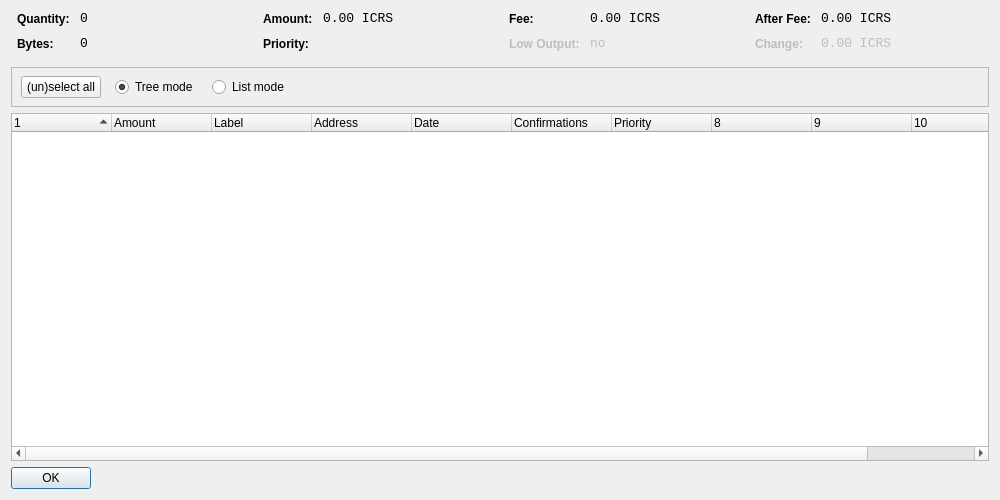
<?xml version="1.0" encoding="UTF-8"?>
<ui version="4.0">
 <class>CoinControlDialog</class>
 <widget class="QDialog" name="CoinControlDialog">
  <property name="geometry">
   <rect>
    <x>0</x>
    <y>0</y>
    <width>1000</width>
    <height>500</height>
   </rect>
  </property>
  <property name="windowTitle">
   <string>Coin Control</string>
  </property>
  <layout class="QVBoxLayout" name="verticalLayout">
   <item>
    <layout class="QHBoxLayout" name="horizontalLayoutTop" stretch="0,0,0,0">
     <property name="topMargin">
      <number>0</number>
     </property>
     <property name="bottomMargin">
      <number>10</number>
     </property>
     <item>
      <layout class="QFormLayout" name="formLayoutCoinControl1">
       <property name="horizontalSpacing">
        <number>10</number>
       </property>
       <property name="verticalSpacing">
        <number>10</number>
       </property>
       <property name="leftMargin">
        <number>6</number>
       </property>
       <property name="rightMargin">
        <number>6</number>
       </property>
       <item row="0" column="0">
        <widget class="QLabel" name="labelCoinControlQuantityText">
         <property name="styleSheet">
          <string notr="true">font-weight:bold;</string>
         </property>
         <property name="text">
          <string>Quantity:</string>
         </property>
        </widget>
       </item>
       <item row="0" column="1">
        <widget class="QLabel" name="labelCoinControlQuantity">
         <property name="font">
          <font>
           <family>Monospace</family>
           <pointsize>10</pointsize>
          </font>
         </property>
         <property name="cursor">
          <cursorShape>IBeamCursor</cursorShape>
         </property>
         <property name="contextMenuPolicy">
          <enum>Qt::ActionsContextMenu</enum>
         </property>
         <property name="text">
          <string notr="true">0</string>
         </property>
         <property name="textInteractionFlags">
          <set>Qt::LinksAccessibleByMouse|Qt::TextSelectableByKeyboard|Qt::TextSelectableByMouse</set>
         </property>
        </widget>
       </item>
       <item row="1" column="0">
        <widget class="QLabel" name="labelCoinControlBytesText">
         <property name="styleSheet">
          <string notr="true">font-weight:bold;</string>
         </property>
         <property name="text">
          <string>Bytes:</string>
         </property>
        </widget>
       </item>
       <item row="1" column="1">
        <widget class="QLabel" name="labelCoinControlBytes">
         <property name="font">
          <font>
           <family>Monospace</family>
           <pointsize>10</pointsize>
          </font>
         </property>
         <property name="cursor">
          <cursorShape>IBeamCursor</cursorShape>
         </property>
         <property name="contextMenuPolicy">
          <enum>Qt::ActionsContextMenu</enum>
         </property>
         <property name="text">
          <string notr="true">0</string>
         </property>
         <property name="textInteractionFlags">
          <set>Qt::LinksAccessibleByMouse|Qt::TextSelectableByKeyboard|Qt::TextSelectableByMouse</set>
         </property>
        </widget>
       </item>
      </layout>
     </item>
     <item>
      <layout class="QFormLayout" name="formLayoutCoinControl2">
       <property name="horizontalSpacing">
        <number>10</number>
       </property>
       <property name="verticalSpacing">
        <number>10</number>
       </property>
       <property name="leftMargin">
        <number>6</number>
       </property>
       <property name="rightMargin">
        <number>6</number>
       </property>
       <item row="0" column="0">
        <widget class="QLabel" name="labelCoinControlAmountText">
         <property name="styleSheet">
          <string notr="true">font-weight:bold;</string>
         </property>
         <property name="text">
          <string>Amount:</string>
         </property>
        </widget>
       </item>
       <item row="0" column="1">
        <widget class="QLabel" name="labelCoinControlAmount">
         <property name="font">
          <font>
           <family>Monospace</family>
           <pointsize>10</pointsize>
          </font>
         </property>
         <property name="cursor">
          <cursorShape>IBeamCursor</cursorShape>
         </property>
         <property name="contextMenuPolicy">
          <enum>Qt::ActionsContextMenu</enum>
         </property>
         <property name="text">
          <string notr="true">0.00 ICRS</string>
         </property>
         <property name="textInteractionFlags">
          <set>Qt::LinksAccessibleByMouse|Qt::TextSelectableByKeyboard|Qt::TextSelectableByMouse</set>
         </property>
        </widget>
       </item>
       <item row="1" column="0">
        <widget class="QLabel" name="labelCoinControlPriorityText">
         <property name="styleSheet">
          <string notr="true">font-weight:bold;</string>
         </property>
         <property name="text">
          <string>Priority:</string>
         </property>
        </widget>
       </item>
       <item row="1" column="1">
        <widget class="QLabel" name="labelCoinControlPriority">
         <property name="font">
          <font>
           <family>Monospace</family>
           <pointsize>10</pointsize>
          </font>
         </property>
         <property name="cursor">
          <cursorShape>IBeamCursor</cursorShape>
         </property>
         <property name="contextMenuPolicy">
          <enum>Qt::ActionsContextMenu</enum>
         </property>
         <property name="text">
          <string/>
         </property>
         <property name="textInteractionFlags">
          <set>Qt::LinksAccessibleByMouse|Qt::TextSelectableByKeyboard|Qt::TextSelectableByMouse</set>
         </property>
        </widget>
       </item>
      </layout>
     </item>
     <item>
      <layout class="QFormLayout" name="formLayoutCoinControl3">
       <property name="horizontalSpacing">
        <number>10</number>
       </property>
       <property name="verticalSpacing">
        <number>10</number>
       </property>
       <property name="leftMargin">
        <number>6</number>
       </property>
       <property name="rightMargin">
        <number>6</number>
       </property>
       <item row="0" column="0">
        <widget class="QLabel" name="labelCoinControlFeeText">
         <property name="styleSheet">
          <string notr="true">font-weight:bold;</string>
         </property>
         <property name="text">
          <string>Fee:</string>
         </property>
        </widget>
       </item>
       <item row="0" column="1">
        <widget class="QLabel" name="labelCoinControlFee">
         <property name="font">
          <font>
           <family>Monospace</family>
           <pointsize>10</pointsize>
          </font>
         </property>
         <property name="cursor">
          <cursorShape>IBeamCursor</cursorShape>
         </property>
         <property name="contextMenuPolicy">
          <enum>Qt::ActionsContextMenu</enum>
         </property>
         <property name="text">
          <string notr="true">0.00 ICRS</string>
         </property>
         <property name="textInteractionFlags">
          <set>Qt::LinksAccessibleByMouse|Qt::TextSelectableByKeyboard|Qt::TextSelectableByMouse</set>
         </property>
        </widget>
       </item>
       <item row="1" column="0">
        <widget class="QLabel" name="labelCoinControlLowOutputText">
         <property name="enabled">
          <bool>false</bool>
         </property>
         <property name="styleSheet">
          <string notr="true">font-weight:bold;</string>
         </property>
         <property name="text">
          <string>Low Output:</string>
         </property>
        </widget>
       </item>
       <item row="1" column="1">
        <widget class="QLabel" name="labelCoinControlLowOutput">
         <property name="enabled">
          <bool>false</bool>
         </property>
         <property name="font">
          <font>
           <family>Monospace</family>
           <pointsize>10</pointsize>
          </font>
         </property>
         <property name="cursor">
          <cursorShape>IBeamCursor</cursorShape>
         </property>
         <property name="contextMenuPolicy">
          <enum>Qt::ActionsContextMenu</enum>
         </property>
         <property name="text">
          <string notr="true">no</string>
         </property>
         <property name="textInteractionFlags">
          <set>Qt::LinksAccessibleByMouse|Qt::TextSelectableByKeyboard|Qt::TextSelectableByMouse</set>
         </property>
        </widget>
       </item>
      </layout>
     </item>
     <item>
      <layout class="QFormLayout" name="formLayoutCoinControl4">
       <property name="horizontalSpacing">
        <number>10</number>
       </property>
       <property name="verticalSpacing">
        <number>10</number>
       </property>
       <property name="leftMargin">
        <number>6</number>
       </property>
       <property name="rightMargin">
        <number>6</number>
       </property>
       <item row="0" column="0">
        <widget class="QLabel" name="labelCoinControlAfterFeeText">
         <property name="styleSheet">
          <string notr="true">font-weight:bold;</string>
         </property>
         <property name="text">
          <string>After Fee:</string>
         </property>
        </widget>
       </item>
       <item row="0" column="1">
        <widget class="QLabel" name="labelCoinControlAfterFee">
         <property name="font">
          <font>
           <family>Monospace</family>
           <pointsize>10</pointsize>
          </font>
         </property>
         <property name="cursor">
          <cursorShape>IBeamCursor</cursorShape>
         </property>
         <property name="contextMenuPolicy">
          <enum>Qt::ActionsContextMenu</enum>
         </property>
         <property name="text">
          <string notr="true">0.00 ICRS</string>
         </property>
         <property name="textInteractionFlags">
          <set>Qt::LinksAccessibleByMouse|Qt::TextSelectableByKeyboard|Qt::TextSelectableByMouse</set>
         </property>
        </widget>
       </item>
       <item row="1" column="0">
        <widget class="QLabel" name="labelCoinControlChangeText">
         <property name="enabled">
          <bool>false</bool>
         </property>
         <property name="styleSheet">
          <string notr="true">font-weight:bold;</string>
         </property>
         <property name="text">
          <string>Change:</string>
         </property>
        </widget>
       </item>
       <item row="1" column="1">
        <widget class="QLabel" name="labelCoinControlChange">
         <property name="enabled">
          <bool>false</bool>
         </property>
         <property name="font">
          <font>
           <family>Monospace</family>
           <pointsize>10</pointsize>
          </font>
         </property>
         <property name="cursor">
          <cursorShape>IBeamCursor</cursorShape>
         </property>
         <property name="contextMenuPolicy">
          <enum>Qt::ActionsContextMenu</enum>
         </property>
         <property name="text">
          <string notr="true">0.00 ICRS</string>
         </property>
         <property name="textInteractionFlags">
          <set>Qt::LinksAccessibleByMouse|Qt::TextSelectableByKeyboard|Qt::TextSelectableByMouse</set>
         </property>
        </widget>
       </item>
      </layout>
     </item>
    </layout>
   </item>
   <item>
    <widget class="QFrame" name="frame">
     <property name="minimumSize">
      <size>
       <width>0</width>
       <height>40</height>
      </size>
     </property>
     <property name="frameShape">
      <enum>QFrame::StyledPanel</enum>
     </property>
     <property name="frameShadow">
      <enum>QFrame::Sunken</enum>
     </property>
     <widget class="QWidget" name="horizontalLayoutWidget">
      <property name="geometry">
       <rect>
        <x>10</x>
        <y>0</y>
        <width>781</width>
        <height>41</height>
       </rect>
      </property>
      <layout class="QHBoxLayout" name="horizontalLayoutPanel" stretch="0,0,0,0,0">
       <property name="spacing">
        <number>14</number>
       </property>
       <item>
        <widget class="QPushButton" name="pushButtonSelectAll">
         <property name="sizePolicy">
          <sizepolicy hsizetype="Maximum" vsizetype="Fixed">
           <horstretch>0</horstretch>
           <verstretch>0</verstretch>
          </sizepolicy>
         </property>
         <property name="text">
          <string>(un)select all</string>
         </property>
        </widget>
       </item>
       <item>
        <widget class="QRadioButton" name="radioTreeMode">
         <property name="sizePolicy">
          <sizepolicy hsizetype="Maximum" vsizetype="Fixed">
           <horstretch>0</horstretch>
           <verstretch>0</verstretch>
          </sizepolicy>
         </property>
         <property name="text">
          <string>Tree mode</string>
         </property>
         <property name="checked">
          <bool>true</bool>
         </property>
        </widget>
       </item>
       <item>
        <widget class="QRadioButton" name="radioListMode">
         <property name="sizePolicy">
          <sizepolicy hsizetype="Maximum" vsizetype="Fixed">
           <horstretch>0</horstretch>
           <verstretch>0</verstretch>
          </sizepolicy>
         </property>
         <property name="text">
          <string>List mode</string>
         </property>
        </widget>
       </item>
       <item>
        <spacer name="horizontalSpacer">
         <property name="orientation">
          <enum>Qt::Horizontal</enum>
         </property>
         <property name="sizeHint" stdset="0">
          <size>
           <width>40</width>
           <height>20</height>
          </size>
         </property>
        </spacer>
       </item>
      </layout>
     </widget>
    </widget>
   </item>
   <item>
    <widget class="CoinControlTreeWidget" name="treeWidget">
     <property name="contextMenuPolicy">
      <enum>Qt::CustomContextMenu</enum>
     </property>
     <property name="sortingEnabled">
      <bool>false</bool>
     </property>
     <property name="columnCount">
      <number>11</number>
     </property>
     <attribute name="headerShowSortIndicator" stdset="0">
      <bool>true</bool>
     </attribute>
     <attribute name="headerStretchLastSection">
      <bool>false</bool>
     </attribute>
     <column>
      <property name="text">
       <string/>
      </property>
     </column>
     <column>
      <property name="text">
       <string>Amount</string>
      </property>
     </column>
     <column>
      <property name="text">
       <string>Label</string>
      </property>
     </column>
     <column>
      <property name="text">
       <string>Address</string>
      </property>
     </column>
     <column>
      <property name="text">
       <string>Date</string>
      </property>
     </column>
     <column>
      <property name="text">
       <string>Confirmations</string>
      </property>
      <property name="toolTip">
       <string>Confirmed</string>
      </property>
     </column>
     <column>
      <property name="text">
       <string>Priority</string>
      </property>
     </column>
     <column>
      <property name="text">
       <string/>
      </property>
     </column>
     <column>
      <property name="text">
       <string/>
      </property>
     </column>
     <column>
      <property name="text">
       <string/>
      </property>
     </column>
     <column>
      <property name="text">
       <string/>
      </property>
     </column>
    </widget>
   </item>
   <item>
    <widget class="QDialogButtonBox" name="buttonBox">
     <property name="sizePolicy">
      <sizepolicy hsizetype="Maximum" vsizetype="Fixed">
       <horstretch>0</horstretch>
       <verstretch>0</verstretch>
      </sizepolicy>
     </property>
     <property name="orientation">
      <enum>Qt::Horizontal</enum>
     </property>
     <property name="standardButtons">
      <set>QDialogButtonBox::Ok</set>
     </property>
    </widget>
   </item>
  </layout>
 </widget>
 <customwidgets>
  <customwidget>
   <class>CoinControlTreeWidget</class>
   <extends>QTreeWidget</extends>
   <header>coincontroltreewidget.h</header>
  </customwidget>
 </customwidgets>
 <resources/>
 <connections/>
</ui>
